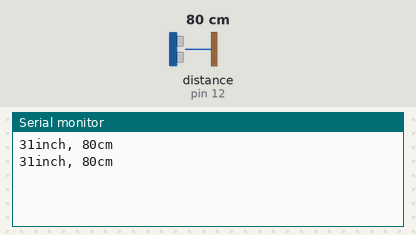
This sketch was run on a simulated Arduino Uno, built with avr-gcc and run on an emulated ATmega328P. Shown: the last lines printed to the serial monitor. Wiring (inferred from the names in the program): ultrasonic range finder: trigger pin 13; echo pin 12. The inputs (shaded band) are chosen by the test bench; at power-on: distance to the obstacle (sensor on pin 12) 80 cm. The echo pulse lasts 58.3 µs per cm.

Above: at 1.8 s.
1.9 s: distance to the obstacle (sensor on pin 12) set to 2 cm
At 2.7 s:
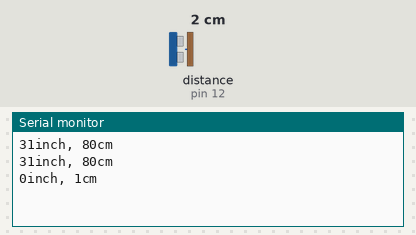
3.4 s: distance to the obstacle (sensor on pin 12) set to 4 cm
At 4.8 s:
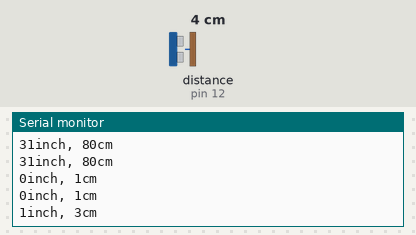
Timing chart, 0 to 6.4 s (numbered marks = the images above; inputs shaded):
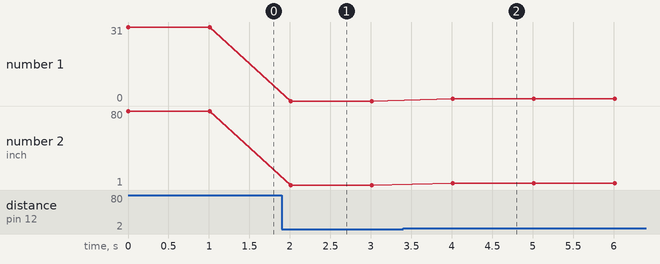

Measured:
- after the input at 1.9 s, the serial monitor: prints a new line after 0.11 s (image 1)
- after the input at 3.4 s, the serial monitor: prints a new line after 0.61 s (image 2)
- plotted number 1: 31 → 0 after the input at 1.9 s
- plotted number 2: 80 → 1 after the input at 1.9 s, 1 → 3 after the input at 3.4 s

The sketch:

week06_UWSensor.ino
```cpp
#define trigPin 13
#define echoPin 12

void setup() {
  Serial.begin(9600);
  pinMode(trigPin, OUTPUT);
  pinMode(echoPin, INPUT);
}

long microsecondsToInches(long microseconds)
{
  // According to Parallax's datasheet for the PING))),
  // there are 73.746 microseconds per inch
  return microseconds/74/2;
}

long microsecondsToCentimeters(long microseconds)
{
  // The speed of sound is 340 m/s or 29 microseconds per centimeter.
  // The ping travels out and back, so to find the distance of the
  // object we take half of the distance travelled.
  return microseconds/29/2;
}

void loop() {
  long duration, inches, cm;

  digitalWrite(trigPin, LOW);
  delayMicroseconds(2);
  digitalWrite(trigPin, HIGH);
  delayMicroseconds(10);
  digitalWrite(trigPin, LOW);
  duration = pulseIn(echoPin, HIGH);

  // convert the time into a distance
  inches = microsecondsToInches(duration);
  cm = microsecondsToCentimeters(duration);
  Serial.print(inches);
  Serial.print("inch, ");
  Serial.print(cm);
  Serial.print("cm");
  Serial.println();

  delay(1000);
}
```
